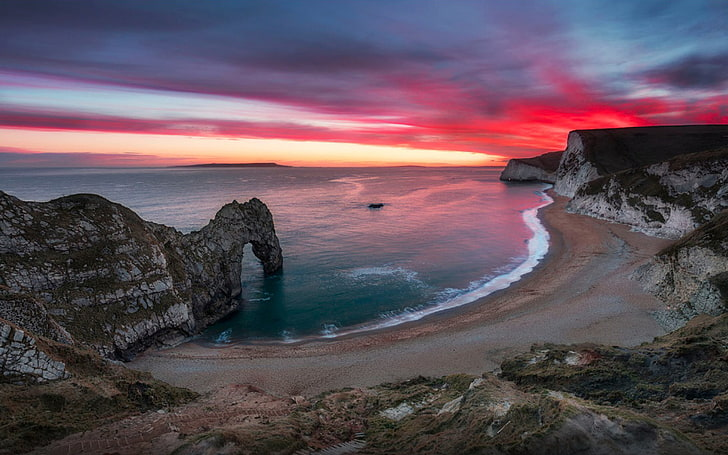
#> input picture opencv/Photos/manzara.jpg, 728 x 455 px
$ python 5EssentialFunctionsInOpenCV.py
#> lines starting #> are read from the running program, lines starting #| are printed output that depends on the picture; after the words box and inside, x2 and y2 are one past the last pixel; in counts of white or black regions, pixels touching at a corner belong together
import cv2 as cv

img = cv.imread('Photos/manzara.jpg')
#> img is the input picture: shape (455, 728, 3); mean B, G, R 93.2, 82.1, 97
cv.imshow('Manzara', img)
#1 griye dönüştürme, cvtColor ile yanındaki paranteze istenilen renk parametresi yazılarak görselin renkleriyle oynanabilir
gray= cv.cvtColor(img, cv.COLOR_BGRA2GRAY)
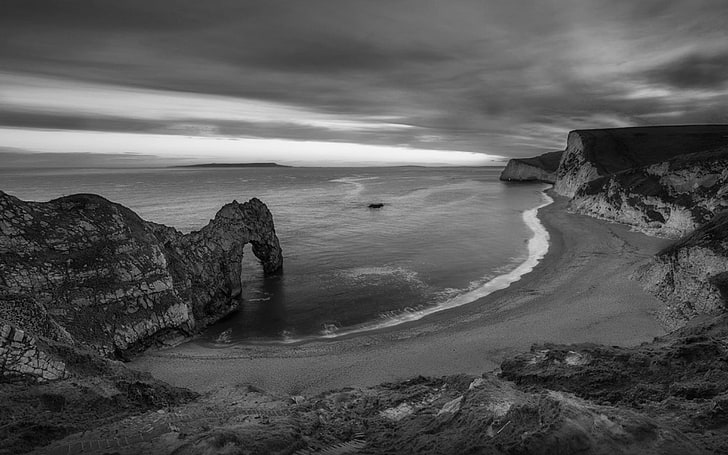
#> gray: shape (455, 728); min 0, max 252, mean 87.8
cv.imshow('Gray', gray)
#2Bulanıklaştırma -blur. cv.GaussianBlur ile yapılır. parantez içiyle blur yoğunluğu ve şekli değiştirilebilir.
blur = cv.GaussianBlur(img, (7,7), cv.BORDER_DEFAULT)
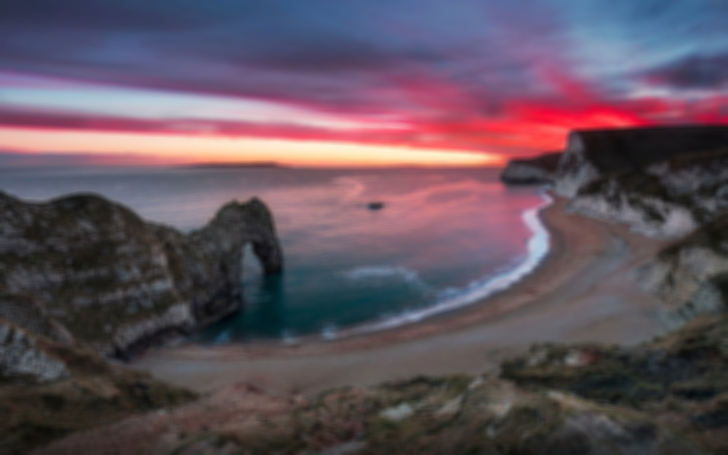
#> blur: shape (455, 728, 3); mean B, G, R 93.2, 82.1, 97.1
#cv.imshow('Blur', blur)
#3 cv.Canny fonksiyonu; resimdeki yoğunluk değişikliklerini belirler ve bu değişikliklerin büyük ve keskin olanlarını kenar olarak tanımlar
#parantez içindeki değerler arttırıp azaltılarak daha ayrıntılı sonuçlar elde edilebilir.
canny = cv.Canny(img, 5, 175)
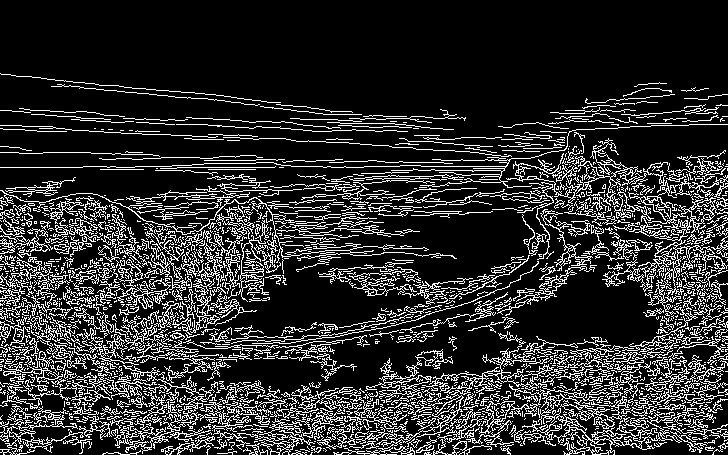
#> canny: shape (455, 728); 18.1% white in thin lines or dots, all inside (x1, y1, x2, y2) = (0, 73, 728, 455)
cv.imshow('Canny Edges', canny)
#4Görüntüyü genişletme-Dİlating the image- cv.dilate ile yapılır
#Genellikle kenar tespiti sonrası(canny) görüntü işleme işlemlerinde kullanılır.
#Bir görüntüdeki foreground(beyaz) genişlemesini sağlar,background(siyah) küçülmesine yol açar.
#parantez içinde işlem yapılacak görüntü ve işlemin hassaslıgı yer alır. iterasyon arttıkca beyazlık da artar.
dilated = cv.dilate(canny, (300,300), iterations=1)
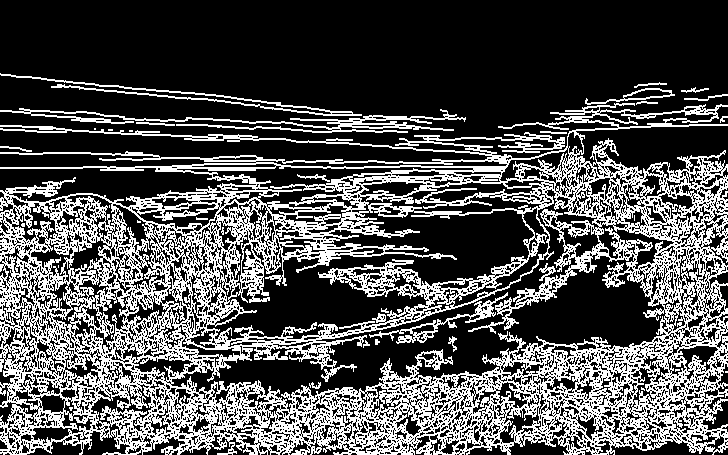
#> dilated: shape (455, 728); 31.7% white in thin lines or dots, all inside (x1, y1, x2, y2) = (0, 73, 728, 455)
cv.imshow('Dilated', dilated)
#Eroding-Aşınma, cv.erode ile yapılır. genellikle kenar tespiti sonrası görüntü işleme işlemlerinde kullanılır.
#beyaz nesnelerin (foreground) küçülmesini sağlar ve siyah nesnelerin (background) genişlemesine yol açar.
#görüntünün düzensiz kenarlarını sertleştirmek, ince detayları ortadan kaldırmak veya nesneleri ayırmak gibi birçok farklı amaçla kullanılabilir
eroded = cv.erode(dilated, (7,7), iterations=3)
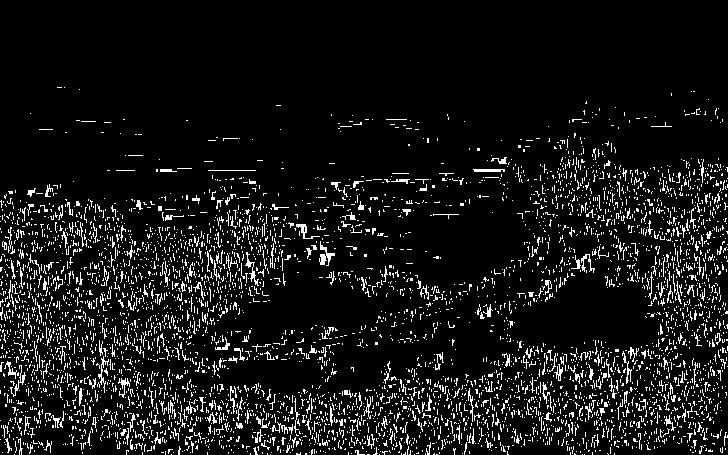
#> eroded: shape (455, 728); 8.5% white in thin lines or dots, all inside (x1, y1, x2, y2) = (0, 87, 728, 455)
cv.imshow('Eroded', eroded)
#Resize-yeniden boyutlandırma-cv.resize ile yapılır
resized = cv.resize(img, (960,740))
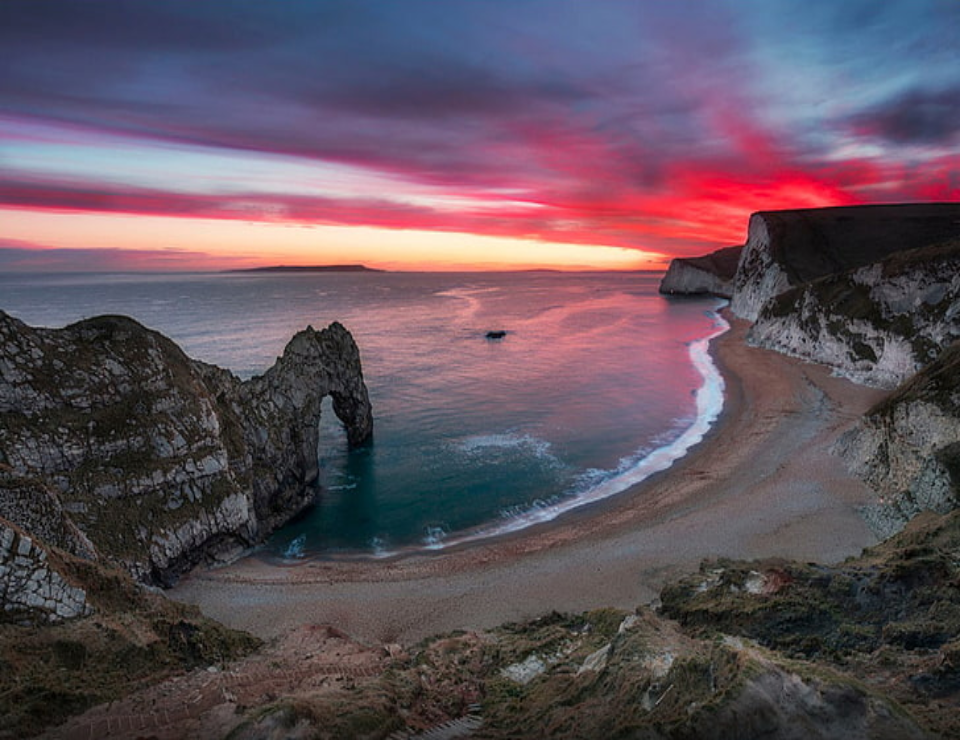
#> resized: shape (740, 960, 3); mean B, G, R 93, 81.9, 96.9
cv.imshow('Resized', resized)
#Cropping-Kırpma. Resmi belirtilen yerlerinden kırpar. Kapalı parantez olmalı!
cropped = img[50:550, 20:400]#Burada 50 ile 550 satırları arasını ve 20 ile 400 sütunları arasını alır.
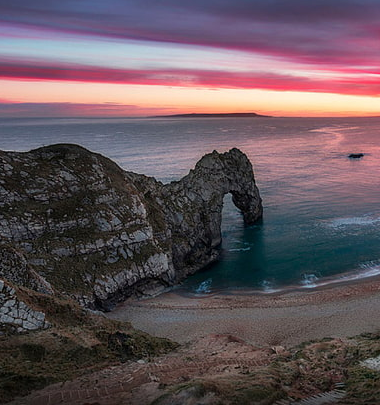
#> cropped: shape (405, 380, 3); mean B, G, R 91.4, 84.7, 99.4
cv.imshow('Cropped', cropped)


cv.waitKey(0)

$ run again, with opencv/Photos/cate.jpg copied over opencv/Photos/manzara.jpg
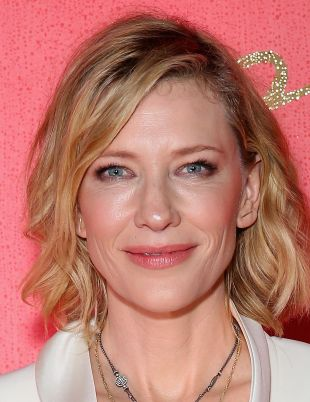
#> input picture opencv/Photos/cate.jpg, 310 x 402 px
#> img is the input picture: shape (402, 310, 3); mean B, G, R 108.5, 119.7, 187.9
#> `canny = cv.Canny(img, 5, 175)`:
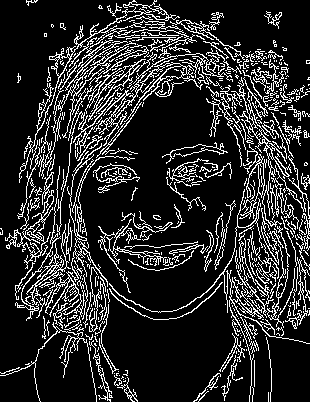
#> canny: shape (402, 310); 16.6% white in thin lines or dots
#> dilated: shape (402, 310); 25.5% white in thin lines or dots
#> eroded: shape (402, 310); 6.8% white in thin lines or dots
#> `cropped = img[50:550, 20:400]#Burada 50 ile 550 satırları arasını ve 2..`:
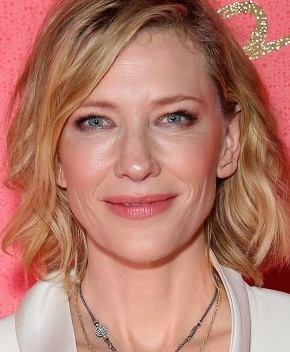
#> cropped: shape (352, 290, 3); mean B, G, R 107, 122.3, 181.1

$ run again, with opencv/Photos/indir.jpg copied over opencv/Photos/manzara.jpg
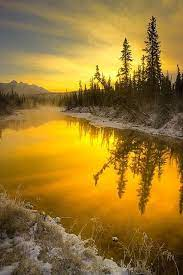
#> input picture opencv/Photos/indir.jpg, 183 x 275 px
#> img is the input picture: shape (275, 183, 3); mean B, G, R 46.1, 119.9, 154.6
#> `canny = cv.Canny(img, 5, 175)`:
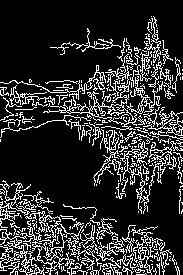
#> canny: shape (275, 183); 18% white in thin lines or dots
#> dilated: shape (275, 183); 28.5% white in thin lines or dots
#> eroded: shape (275, 183); 8.9% white in thin lines or dots
#> `cropped = img[50:550, 20:400]#Burada 50 ile 550 satırları arasını ve 2..`:
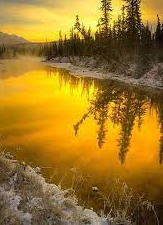
#> cropped: shape (225, 163, 3); mean B, G, R 36.5, 119.1, 158
